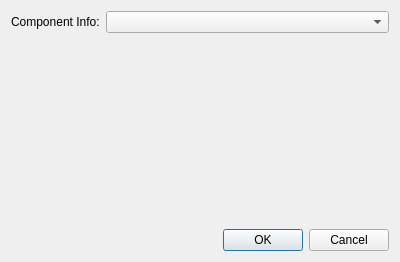
<?xml version="1.0" encoding="UTF-8"?>
<ui version="4.0">
 <class>ComponentInfoDialog</class>
 <widget class="QDialog" name="ComponentInfoDialog">
  <property name="geometry">
   <rect>
    <x>0</x>
    <y>0</y>
    <width>400</width>
    <height>262</height>
   </rect>
  </property>
  <property name="sizePolicy">
   <sizepolicy hsizetype="Expanding" vsizetype="Expanding">
    <horstretch>0</horstretch>
    <verstretch>0</verstretch>
   </sizepolicy>
  </property>
  <property name="windowTitle">
   <string>Dialog</string>
  </property>
  <layout class="QVBoxLayout" name="verticalLayout">
   <item>
    <widget class="QFrame" name="frame">
     <property name="frameShape">
      <enum>QFrame::NoFrame</enum>
     </property>
     <property name="frameShadow">
      <enum>QFrame::Raised</enum>
     </property>
     <layout class="QHBoxLayout" name="horizontalLayout">
      <property name="leftMargin">
       <number>0</number>
      </property>
      <property name="topMargin">
       <number>0</number>
      </property>
      <property name="rightMargin">
       <number>0</number>
      </property>
      <property name="bottomMargin">
       <number>0</number>
      </property>
      <item>
       <widget class="QLabel" name="component_info_label">
        <property name="text">
         <string>Component Info:</string>
        </property>
       </widget>
      </item>
      <item>
       <widget class="QComboBox" name="component_info_combo_box">
        <property name="sizePolicy">
         <sizepolicy hsizetype="Preferred" vsizetype="Fixed">
          <horstretch>1</horstretch>
          <verstretch>0</verstretch>
         </sizepolicy>
        </property>
       </widget>
      </item>
     </layout>
    </widget>
   </item>
   <item>
    <widget class="tesseract::gui::ComponentInfoManagerWidget" name="component_info_manager_widget" native="true">
     <property name="sizePolicy">
      <sizepolicy hsizetype="Expanding" vsizetype="Expanding">
       <horstretch>0</horstretch>
       <verstretch>1</verstretch>
      </sizepolicy>
     </property>
    </widget>
   </item>
   <item>
    <widget class="QDialogButtonBox" name="buttonBox">
     <property name="orientation">
      <enum>Qt::Horizontal</enum>
     </property>
     <property name="standardButtons">
      <set>QDialogButtonBox::Cancel|QDialogButtonBox::Ok</set>
     </property>
    </widget>
   </item>
  </layout>
 </widget>
 <customwidgets>
  <customwidget>
   <class>tesseract::gui::ComponentInfoManagerWidget</class>
   <extends>QWidget</extends>
   <header>tesseract_qt/common/widgets/component_info_manager_widget.h</header>
   <container>1</container>
  </customwidget>
 </customwidgets>
 <resources/>
 <connections>
  <connection>
   <sender>buttonBox</sender>
   <signal>accepted()</signal>
   <receiver>ComponentInfoDialog</receiver>
   <slot>accept()</slot>
   <hints>
    <hint type="sourcelabel">
     <x>248</x>
     <y>254</y>
    </hint>
    <hint type="destinationlabel">
     <x>157</x>
     <y>274</y>
    </hint>
   </hints>
  </connection>
  <connection>
   <sender>buttonBox</sender>
   <signal>rejected()</signal>
   <receiver>ComponentInfoDialog</receiver>
   <slot>reject()</slot>
   <hints>
    <hint type="sourcelabel">
     <x>316</x>
     <y>260</y>
    </hint>
    <hint type="destinationlabel">
     <x>286</x>
     <y>274</y>
    </hint>
   </hints>
  </connection>
 </connections>
</ui>
